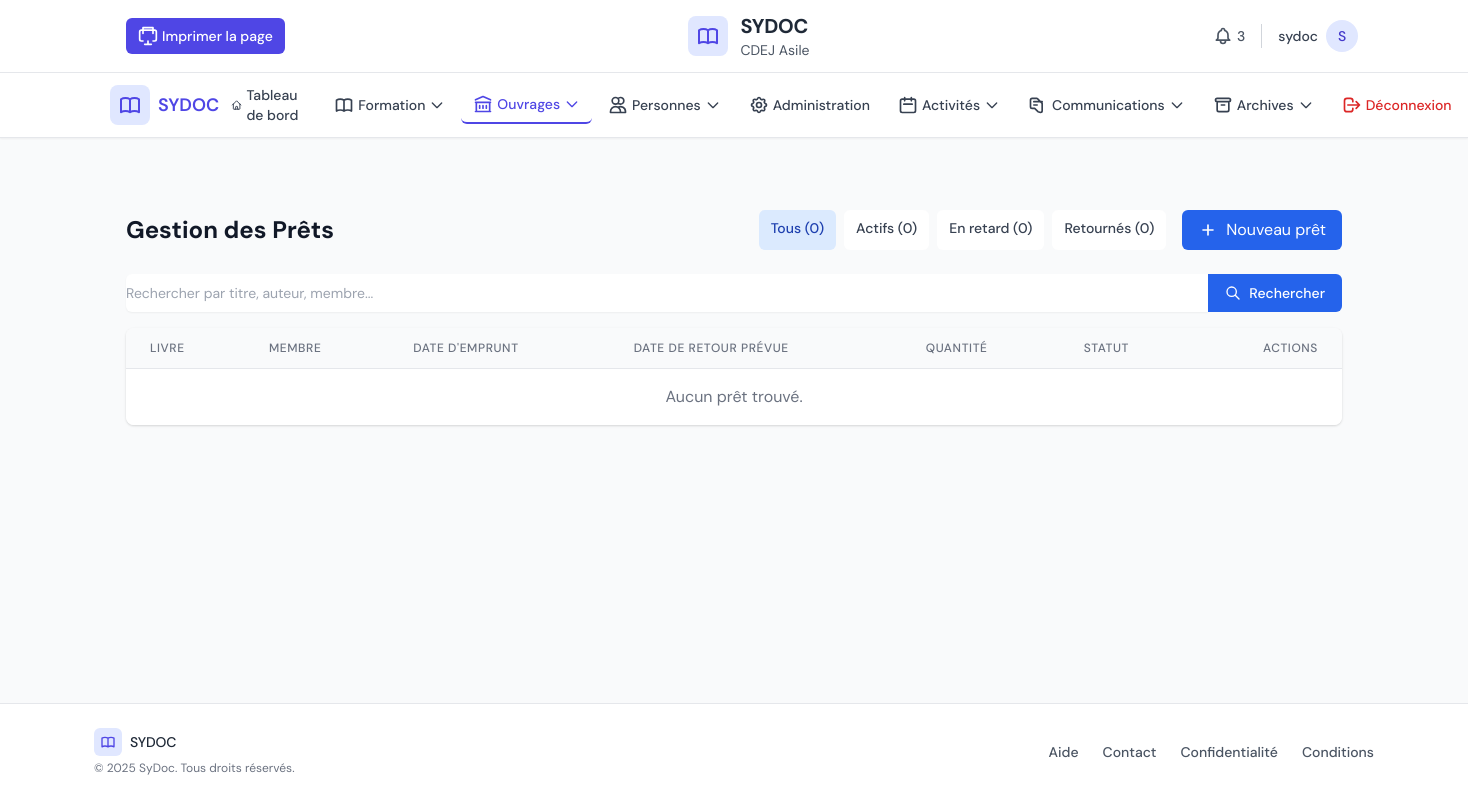
Before: /center/loans/ (signed in) with the older database file.
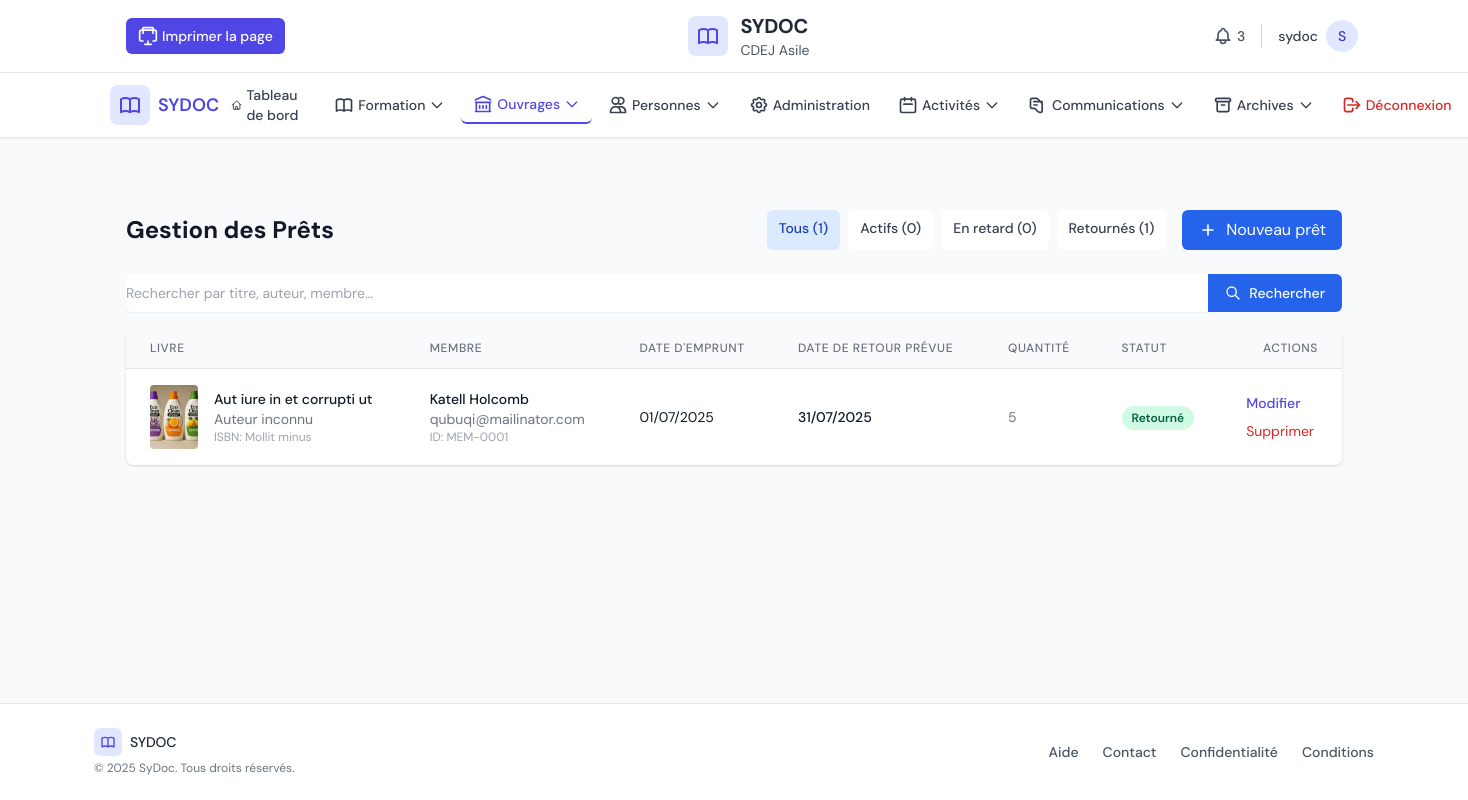
After: the same page with the newer database file.
### core/models.py (models this page shows, shortened)
class Loan(models.Model):
    STATUS_CHOICES = [
        ('pending', 'En Attente'),
        ('approved', 'Approuvé'),
        ('borrowed', 'Emprunté'),
        ('returned', 'Retourné'),
        ('overdue', 'En Retard'),
        ('lost', 'Perdu'),
        ('cancelled', 'Annulé'),
        ('rejected', 'Rejeté'),
    ]
    CANCELLATION_REASONS = [
        ('member_request', 'Demande du membre'),
        ('age_restriction', 'Restriction d\'âge'),
        ('book_unavailable', 'Livre indisponible'),
        ('book_damaged', 'Livre endommagé'),
        ('policy_violation', 'Violation des règles'),
        ('other', 'Autre raison'),
    ]
    book = models.ForeignKey(Book, on_delete=models.CASCADE, related_name='loans', verbose_name='Livre/Ouvrage')
    volume = models.ForeignKey(BookVolume, on_delete=models.SET_NULL, null=True, blank=True, related_name='loans', verbose_name='Tome/Volume')
    member = models.ForeignKey(Member, on_delete=models.CASCADE, related_name='loans', verbose_name='Membre Emprunteur')
    loan_date = models.DateField(default=timezone.now, verbose_name='Date d\'Emprunt')
    due_date = models.DateField(verbose_name='Date de Retour Prévue')
    return_date = models.DateField(null=True, blank=True, verbose_name='Date de Retour Effective')
    status = models.CharField(max_length=50, choices=STATUS_CHOICES, default='pending', verbose_name='Statut du Prêt')
    quantity = models.PositiveIntegerField(default=1, verbose_name='Quantité Empruntée')
    age_verified = models.BooleanField(default=False, verbose_name='Âge Vérifié')
    member_age = models.PositiveIntegerField(null=True, blank=True, verbose_name='Âge du Membre')
    cancellation_date = models.DateField(null=True, blank=True, verbose_name='Date d\'Annulation')
    cancellation_reason = models.CharField(max_length=50, choices=CANCELLATION_REASONS, null=True, blank=True, verbose_name='Raison d\'Annulation')
    cancellation_notes = models.TextField(blank=True, null=True, verbose_name='Notes d\'Annulation')
    processed_by = models.ForeignKey(User, on_delete=models.SET_NULL, null=True, blank=True, related_name='processed_loans', verbose_name='Traité par')
    class Meta:
        verbose_name = 'Prêt'
        verbose_name_plural = 'Prêts'
        ordering = ['-loan_date']
    @property
    def is_overdue(self):
        if self.return_date or self.status in ['cancelled', 'rejected']:
            return False
        return timezone.now().date() > self.due_date

class Book(models.Model):
    STATUS_CHOICES = [
        ('available', 'Disponible'),
        ('on_loan', 'En Prêt'),
        ('damaged', 'Endommagé'),
        ('lost', 'Perdu'),
    ]
    documentation_center = models.ForeignKey(DocumentationCenter, on_delete=models.CASCADE, related_name='books', verbose_name='Centre de Documentation')
    title = models.CharField(max_length=255, verbose_name='Titre')
    isbn = models.CharField(max_length=13, unique=True, blank=True, null=True, verbose_name='ISBN')
    publication_date = models.DateField(null=True, blank=True, verbose_name='Date de Publication')
    literary_genre = models.ForeignKey(LiteraryGenre, on_delete=models.SET_NULL, null=True, blank=True,
                                         verbose_name='Genre Littéraire')
    sub_genre = models.ForeignKey(SubGenre, on_delete=models.SET_NULL, null=True, blank=True,
                                    verbose_name='Sous-Genre')
    theme = models.ForeignKey(Theme, on_delete=models.SET_NULL, null=True, blank=True,
                                verbose_name='Thème Principal')
    sub_theme = models.ForeignKey(SousTheme, on_delete=models.SET_NULL, null=True, blank=True,
                                     verbose_name='Sous-Thème')
    authors = models.ManyToManyField(Author, related_name='books', verbose_name='Auteurs')
    editor = models.CharField(max_length=255, blank=True, verbose_name='Éditeur')
    description = models.TextField(blank=True, verbose_name='Description')
    is_digital = models.BooleanField(default=False, verbose_name='Est Numérique')
    file_upload = models.FileField(upload_to='books/digital/', blank=True, null=True, verbose_name='Fichier Numérique (PDF, EPUB, etc.)')
    pages = models.IntegerField(null=True, blank=True, verbose_name='Nombre de Pages')
    quantity_available = models.IntegerField(default=1, verbose_name='Quantité Disponible (Physique)')
    total_quantity = models.IntegerField(default=1, verbose_name='Quantité Totale (Physique)')
    acquisition_date = models.DateField(default=timezone.now, verbose_name='Date d\'Acquisition')
    cover_image = models.ImageField(upload_to='books/covers/', blank=True, null=True, verbose_name='Image de Couverture')
    status = models.CharField(max_length=50, choices=STATUS_CHOICES, default='available', verbose_name='Statut')
    price = models.DecimalField(max_digits=10, decimal_places=2, null=True, blank=True, verbose_name='Prix (Gourdes)')
    language = models.ForeignKey(Language, on_delete=models.SET_NULL, null=True, blank=True, verbose_name='Langue')
    minimum_age_required = models.PositiveIntegerField(default=0, verbose_name='Âge Minimum Requis')
    has_volumes = models.BooleanField(default=False, verbose_name='Possède des Tomes')
    volume_count = models.PositiveIntegerField(default=0, verbose_name='Nombre de Tomes')
    class Meta:
        verbose_name = 'Livre/Ouvrage'
        verbose_name_plural = 'Livres/Ouvrages'
        unique_together = ('documentation_center', 'title', 'publication_date')
        ordering = ['title']

class Member(models.Model):
    MEMBERSHIP_CHOICES = [
        ('student', 'Étudiant'),
        ('staff', 'Personnel'),
        ('public', 'Public'),
    ]
    user = models.OneToOneField(
        User,
        on_delete=models.CASCADE,
        null=True,
        blank=True,
        related_name='member_profile',
        verbose_name=_('Utilisateur')
    )
    documentation_center = models.ForeignKey(DocumentationCenter, on_delete=models.CASCADE, related_name='members', verbose_name='Centre de Documentation')
    member_id = models.CharField(max_length=50, unique=True, verbose_name='ID Membre')
    first_name = models.CharField(max_length=100, verbose_name='Prénom')
    last_name = models.CharField(max_length=100, verbose_name='Nom')
    email = models.EmailField(blank=True, null=True, verbose_name='E-mail')
    phone_number = models.CharField(max_length=17, blank=True, null=True, validators=[DocumentationCenter.phone_regex], verbose_name='Téléphone')
    address = models.TextField(blank=True, verbose_name='Adresse')
    date_joined = models.DateField(auto_now_add=True, verbose_name='Date d\'Adhésion')
    is_active = models.BooleanField(default=True, verbose_name='Actif')
    membership_type = models.CharField(max_length=50, choices=MEMBERSHIP_CHOICES, default='public', verbose_name='Type d\'Adhésion')
    class Meta:
        verbose_name = 'Membre'
        verbose_name_plural = 'Membres'
        unique_together = ('documentation_center', 'member_id')
        ordering = ['last_name', 'first_name']

### center_panel/views.py (the view, shortened to what this page needs)
# urls.py: path('loans/', views.loan_list, name='loans'),
@login_required
def loan_list(request):
    current_center = DocumentationCenter.objects.first()
    if not current_center:
        messages.error(request, "Aucun centre de documentation trouvé.")
        return redirect('admin:index')
    loans = Loan.objects.filter(book__documentation_center=current_center)
    search_query = request.GET.get('search', '')
    status_filter = request.GET.get('status', '')
    if status_filter == 'active':
        loans = loans.filter(return_date__isnull=True)
    elif status_filter == 'overdue':
        loans = loans.filter(return_date__isnull=True, due_date__lt=timezone.now().date())
    elif status_filter == 'returned':
        loans = loans.filter(return_date__isnull=False)
    loans = loans.order_by(
        'return_date',  # Returned loans last
        'due_date',     # Then by due date
        '-loan_date'    # Most recent loans first
    )
    total_loans = loans.count()
    active_loans = loans.filter(return_date__isnull=True).count()
    overdue_loans = loans.filter(return_date__isnull=True, due_date__lt=timezone.now().date()).count()
    returned_loans = loans.filter(return_date__isnull=False).count()
    context = {
        'current_center': current_center,
        'loans': loans,
        'search_query': search_query,
        'status_filter': status_filter,
        'total_loans': total_loans,
        'active_loans': active_loans,
        'overdue_loans': overdue_loans,
        'returned_loans': returned_loans,
    }
    return render(request, 'center_panel/loans.html', context)

### center_panel/templates/center_panel/loans.html (shortened to what the changed rows need)
{% extends 'center_panel/base.html' %}
{% load static %}
{% block content %}
<div class="container mx-auto px-4 py-8">
    <div class="flex flex-col md:flex-row md:justify-between md:items-center mb-6">
        <h1 class="text-2xl font-bold text-gray-900 mb-4 md:mb-0">Gestion des Prêts</h1>
        <div class="flex flex-col sm:flex-row gap-4">
            <div class="flex space-x-2">
                <a href="{% url 'center_panel:loans' %}" class="px-3 py-2 rounded-md text-sm font-medium {% if not request.GET.status %}bg-blue-100 text-blue-800{% else %}bg-white text-gray-700 hover:bg-gray-50{% endif %}">
                    Tous ({{ total_loans }})
                </a>
                <a href="?status=active" class="px-3 py-2 rounded-md text-sm font-medium {% if request.GET.status == 'active' %}bg-blue-100 text-blue-800{% else %}bg-white text-gray-700 hover:bg-gray-50{% endif %}">
                    Actifs ({{ active_loans }})
                </a>
                <a href="?status=overdue" class="px-3 py-2 rounded-md text-sm font-medium {% if request.GET.status == 'overdue' %}bg-blue-100 text-blue-800{% else %}bg-white text-gray-700 hover:bg-gray-50{% endif %}">
                    En retard ({{ overdue_loans }})
                </a>
                <a href="?status=returned" class="px-3 py-2 rounded-md text-sm font-medium {% if request.GET.status == 'returned' %}bg-blue-100 text-blue-800{% else %}bg-white text-gray-700 hover:bg-gray-50{% endif %}">
                    Retournés ({{ returned_loans }})
                </a>
            </div>
        </div>
    </div>
    <div class="bg-white shadow overflow-hidden sm:rounded-lg">
        <div class="overflow-x-auto">
            <table id="loans-table" class="min-w-full divide-y divide-gray-200" data-datatable>
                <thead class="bg-gray-50">
                    <tr>
                        <th scope="col" class="px-6 py-3 text-left text-xs font-medium text-gray-500 uppercase tracking-wider">Livre</th>
                        <th scope="col" class="px-6 py-3 text-left text-xs font-medium text-gray-500 uppercase tracking-wider">Membre</th>
                        <th scope="col" class="px-6 py-3 text-left text-xs font-medium text-gray-500 uppercase tracking-wider">Date d'emprunt</th>
                        <th scope="col" class="px-6 py-3 text-left text-xs font-medium text-gray-500 uppercase tracking-wider">Date de retour prévue</th>
                        <th scope="col" class="px-6 py-3 text-left text-xs font-medium text-gray-500 uppercase tracking-wider">Quantité</th>
                        <th scope="col" class="px-6 py-3 text-left text-xs font-medium text-gray-500 uppercase tracking-wider">Statut</th>
                        <th scope="col" class="px-6 py-3 text-right text-xs font-medium text-gray-500 uppercase tracking-wider">Actions</th>
                    </tr>
                </thead>
                <tbody class="bg-white divide-y divide-gray-200">
                    {% for loan in loans %}
                    <tr class="hover:bg-gray-50">
                        <td class="px-6 py-4">
                            <div class="flex items-center">
                                {% if loan.book.cover_image %}
                                <div class="flex-shrink-0 h-16 w-12">
                                    <img class="h-16 w-12 object-cover rounded" src="{{ loan.book.cover_image.url }}" alt="{{ loan.book.title }}">
                                </div>
                                {% endif %}
                                <div class="ml-4">
                                    <div class="text-sm font-medium text-gray-900">{{ loan.book.title }}</div>
                                    <div class="text-sm text-gray-500">{{ loan.book.author|default:"Auteur inconnu" }}</div>
                                    <div class="text-xs text-gray-400">ISBN: {{ loan.book.isbn|default:"N/A" }}</div>
                                </div>
                            </div>
                        </td>
                        <td class="px-6 py-4">
                            <div class="text-sm font-medium text-gray-900">{{ loan.member.first_name }} {{ loan.member.last_name }}</div>
                            <div class="text-sm text-gray-500">{{ loan.member.email|default:"" }}</div>
                            <div class="text-xs text-gray-400">ID: {{ loan.member.member_id }}</div>
                        </td>
                        <td class="px-6 py-4 whitespace-nowrap">
                            <div class="text-sm text-gray-900">{{ loan.loan_date|date:"d/m/Y" }}</div>
                        </td>
                        <td class="px-6 py-4 whitespace-nowrap">
                            <div class="text-sm font-medium {% if loan.is_overdue and not loan.return_date %}text-red-600{% else %}text-gray-900{% endif %}">
                                {{ loan.due_date|date:"d/m/Y" }}
                            </div>
                        </td>
                        <td class="px-6 py-4 whitespace-nowrap text-sm text-gray-500">
                            {{ loan.quantity }}
                        </td>
                        <td class="px-6 py-4 whitespace-nowrap">
                            {% if loan.return_date %}
                                <span class="px-2.5 py-0.5 inline-flex text-xs leading-5 font-semibold rounded-full bg-green-100 text-green-800">
                                    Retourné
                                </span>
                            {% elif loan.is_overdue %}
                                <span class="px-2.5 py-0.5 inline-flex text-xs leading-5 font-semibold rounded-full bg-red-100 text-red-800">
                                    En retard
                                </span>
                            {% else %}
                                <span class="px-2.5 py-0.5 inline-flex text-xs leading-5 font-semibold rounded-full bg-blue-100 text-blue-800">
                                    En cours
                                </span>
                            {% endif %}
                        </td>
                        <td class="px-6 py-4 whitespace-nowrap text-sm font-medium">
                            <div class="flex flex-col space-y-2">
                                <a href="{% url 'center_panel:edit_loan' loan.id %}" class="text-indigo-600 hover:text-indigo-900">
                                    Modifier
                                </a>
                                <form action="{% url 'center_panel:delete_loan' loan.id %}" method="post" class="inline" onsubmit="return confirm('Êtes-vous sûr de vouloir supprimer ce prêt ?');">
                                    <button type="submit" class="text-red-600 hover:text-red-900">
                                        Supprimer
                                    </button>
                                </form>
                            </div>
                        </td>
                    </tr>
                    {% empty %}
                    <tr>
                        <td colspan="7" class="px-6 py-4 text-center text-gray-500">
                            Aucun prêt trouvé.
                        </td>
                    </tr>
                    {% endfor %}
                </tbody>
            </table>
        </div>
    </div>
</div>
{% endblock %}

Changed rows visible on the page:
added Loan: book.cover_image (picture), book "Aut iure in et corrupti ut", book.author "Auteur inconnu", book.isbn "Mollit minus", member.first_name "Katell", member.last_name "Holcomb", member.email "qubuqi@mailinator.com", member.member_id "MEM-0001", loan_date "01/07/2025", due_date "31/07/2025", quantity "5", return_date "Retourné"
Other visible differences:
{{ total_loans }}: "0" → "1"
{{ returned_loans }}: "0" → "1"
text no longer shown: "Aucun prêt trouvé."
